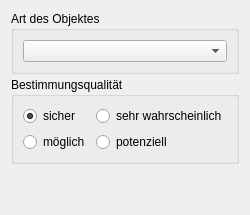
     <widget class="QWidget" name="tab_misc">
      <property name="autoFillBackground">
       <bool>true</bool>
      </property>
      <property name="dbvalue" stdset="0">
       <string>MISC</string>
      </property>
      <attribute name="title">
       <string>Sonstiges</string>
      </attribute>
      <layout class="QVBoxLayout" name="verticalLayout_3">
       <property name="spacing">
        <number>3</number>
       </property>
       <item>
        <widget class="QGroupBox" name="gbx_misc_name">
         <property name="title">
          <string>Art des Objektes</string>
         </property>
         <layout class="QHBoxLayout" name="horizontalLayout">
          <item>
           <widget class="QComboBox" name="cmb_misc_name"/>
          </item>
         </layout>
        </widget>
       </item>
       <item>
        <widget class="QGroupBox" name="gbx_misc_qual">
         <property name="title">
          <string>Bestimmungsqualität</string>
         </property>
         <layout class="QGridLayout" name="gridLayout_29">
          <item row="0" column="0">
           <widget class="QRadioButton" name="rbutton_misc_qual_1">
            <property name="text">
             <string comment="1">sicher</string>
            </property>
            <property name="checked">
             <bool>true</bool>
            </property>
            <property name="dbvalue" stdset="0">
             <string>1</string>
            </property>
            <attribute name="buttonGroup">
             <string notr="true">btng_misc_qual</string>
            </attribute>
           </widget>
          </item>
          <item row="1" column="0">
           <widget class="QRadioButton" name="rbutton_misc_qual_3">
            <property name="text">
             <string comment="3">möglich</string>
            </property>
            <property name="dbvalue" stdset="0">
             <string>3</string>
            </property>
            <attribute name="buttonGroup">
             <string notr="true">btng_misc_qual</string>
            </attribute>
           </widget>
          </item>
          <item row="1" column="1">
           <widget class="QRadioButton" name="rbutton_misc_qual_4">
            <property name="text">
             <string comment="4">potenziell</string>
            </property>
            <property name="dbvalue" stdset="0">
             <string>4</string>
            </property>
            <attribute name="buttonGroup">
             <string notr="true">btng_misc_qual</string>
            </attribute>
           </widget>
          </item>
          <item row="0" column="1">
           <widget class="QRadioButton" name="rbutton_misc_qual_2">
            <property name="text">
             <string comment="2">sehr wahrscheinlich</string>
            </property>
            <property name="dbvalue" stdset="0">
             <string>2</string>
            </property>
            <attribute name="buttonGroup">
             <string notr="true">btng_misc_qual</string>
            </attribute>
           </widget>
          </item>
         </layout>
        </widget>
       </item>
       <item>
        <spacer name="verticalSpacer_3">
         <property name="orientation">
          <enum>Qt::Vertical</enum>
         </property>
         <property name="sizeHint" stdset="0">
          <size>
           <width>20</width>
           <height>40</height>
          </size>
         </property>
        </spacer>
       </item>
      </layout>
     </widget>
